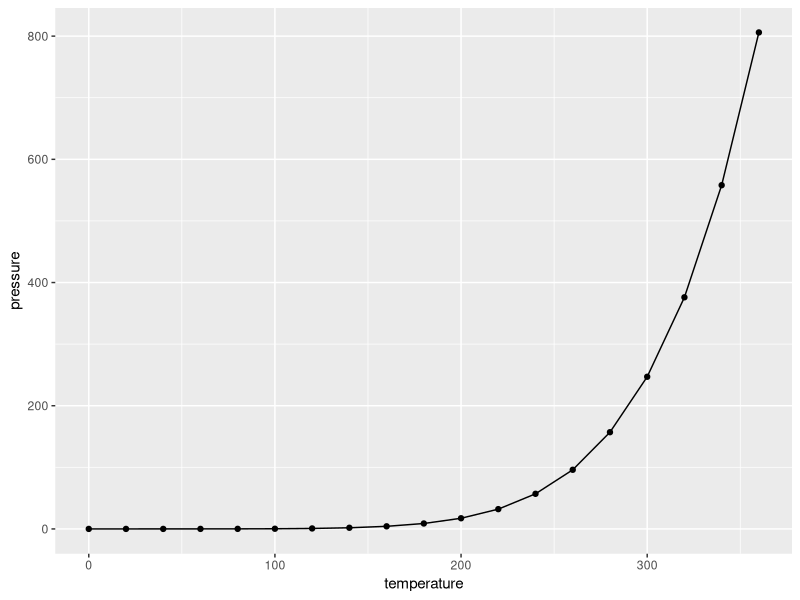
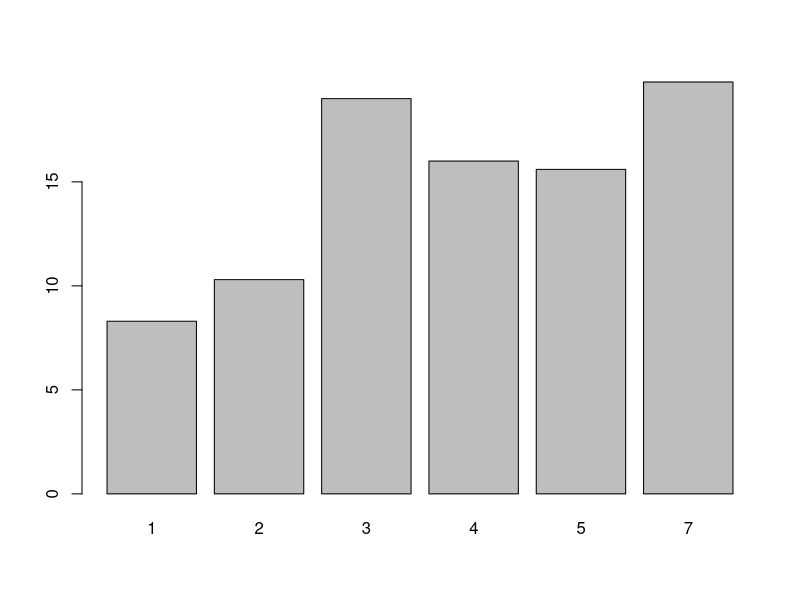
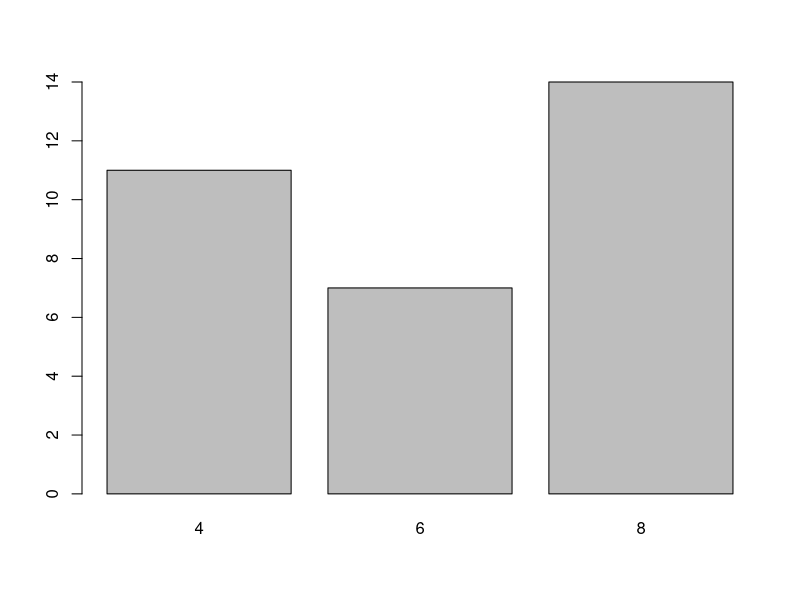
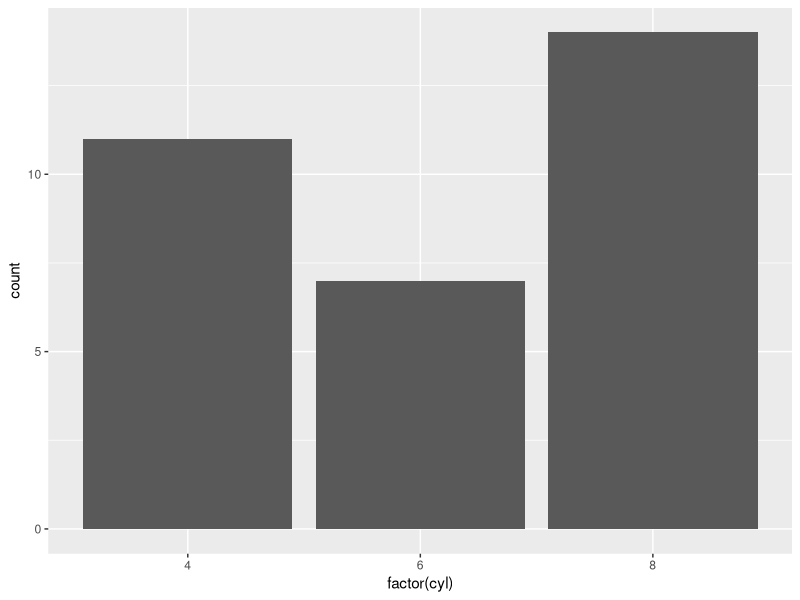
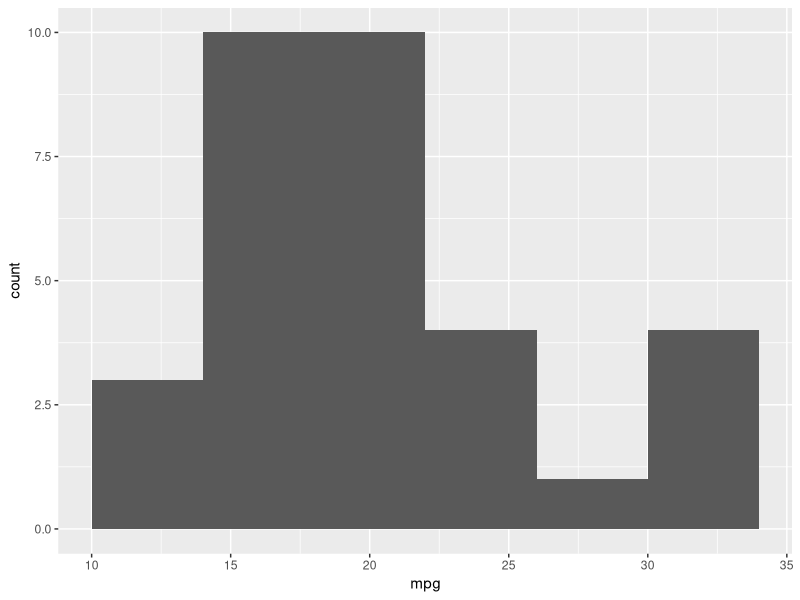
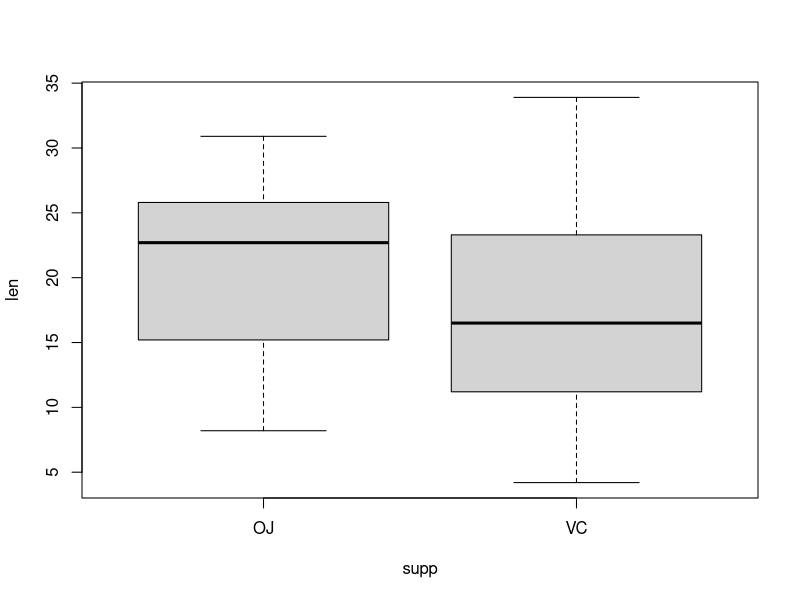
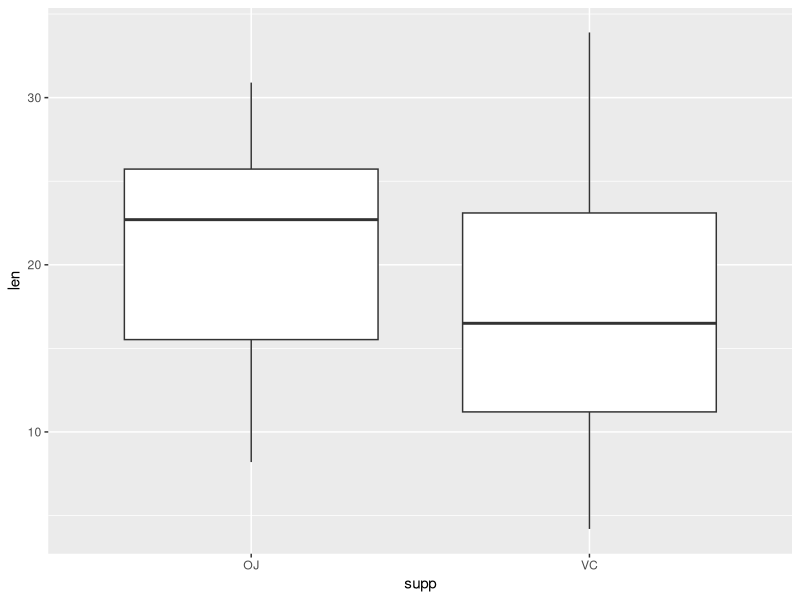
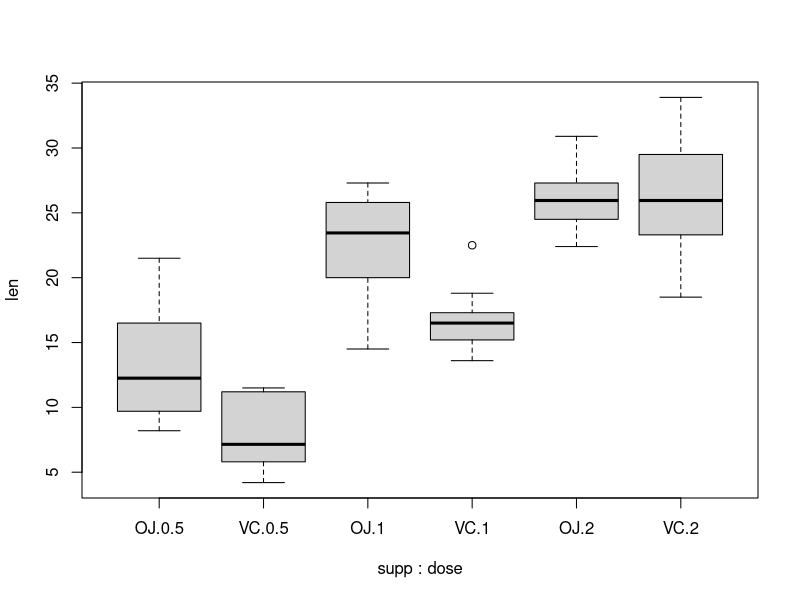

These figures' R source, in order:
# Chapter 2: explore data quickly
# load package ------------------------------------------------------------

library('ggplot2')
library("magrittr")

# load data 'pressure'
data("pressure")

# plot 线图、点图 --------------------------------------------------------------

p <- ggplot(pressure, aes(temperature, pressure))
p + geom_line() + geom_point()
# load data 'BOD'
data('BOD')
str(BOD)

# plot bar 直方图 ------------------------------------------------------------

barplot(BOD$demand, names.arg = BOD$Time)

# load data 'mtcars'
data("mtcars")
mtcars %>% str
table(mtcars$cyl) %>% barplot()
# equ to
mtcars %>% ggplot(aes(x = factor(cyl))) + geom_bar()


# plot histogram ----------------------------------------------------------

ggplot(mtcars, aes(mpg)) + geom_histogram(binwidth = 4)


# plot boxplot ------------------------------------------------------------

data("ToothGrowth")
ToothGrowth %T>% str() %>% 
  boxplot(len ~ supp, .)
# equ to 
ggplot(ToothGrowth, aes(supp, len)) + geom_boxplot()

# 双变量
ToothGrowth %>% boxplot(len ~ supp + dose, .)
# equ to
ggplot(ToothGrowth, aes(interaction(supp, dose), len)) + geom_boxplot()
ToothGrowth %$% interaction(supp, dose) %>% table


# plot fun ----------------------------------------------------------------

curve(x^3 - 5*x, from = -4, to = 4)
curve(x^2, add = T, col = 'red')
# my function
myfun <- function(xvar) {
  1/(1 + exp(-xvar + 10))
}
ggplot(data.frame(x = c(0, 20)), aes(x = x)) +
  stat_function(fun = myfun, geom = 'line')




